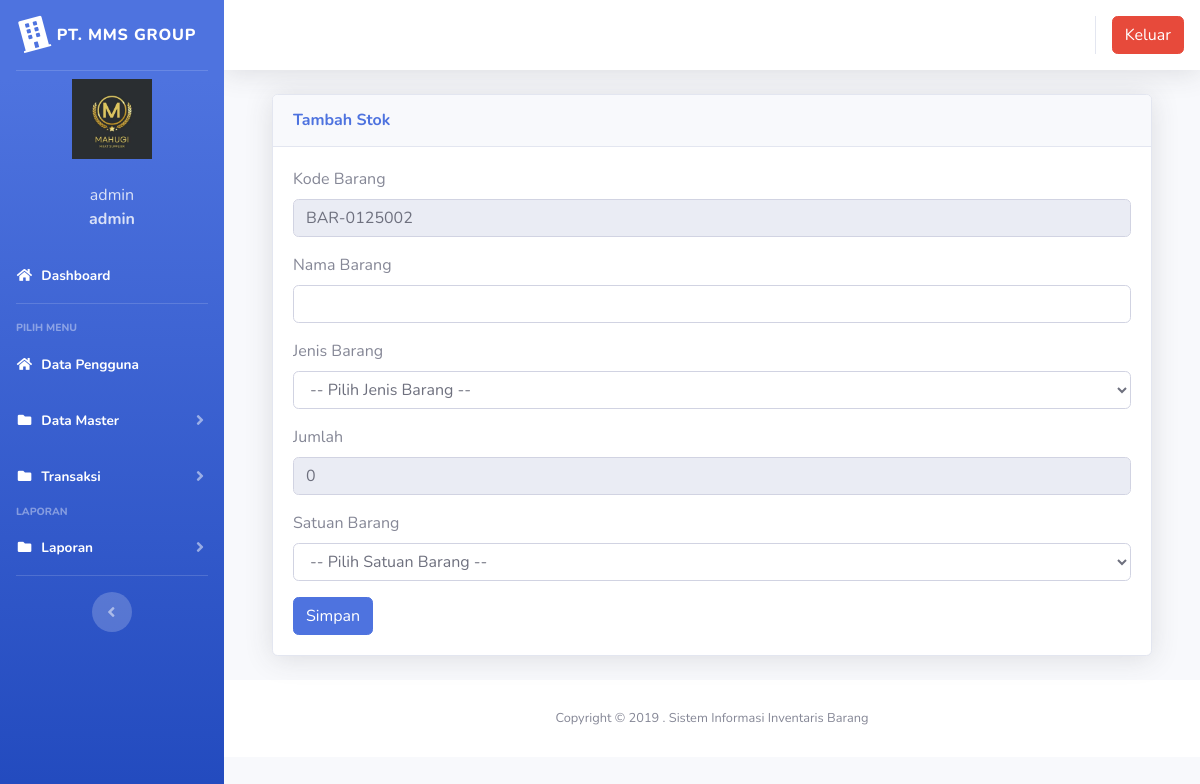
Page /index.php?page=gudang&aksi=tambahgudang (signed in) on the earlier database version.
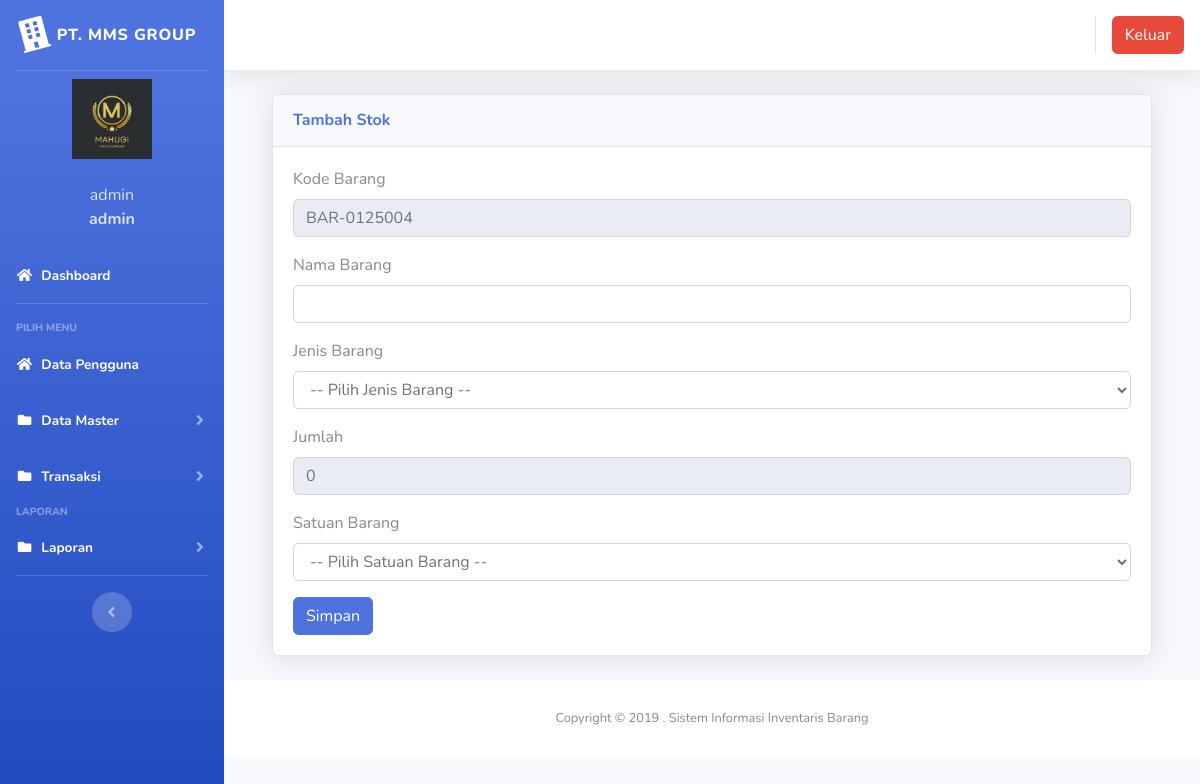
Same page on the later database version.
### tables this page shows
CREATE TABLE `gudang` (
  `id` int(11) NOT NULL,
  `kode_barang` varchar(100) NOT NULL,
  `nama_barang` varchar(100) NOT NULL,
  `jenis_barang` varchar(100) NOT NULL,
  `jumlah` double NOT NULL,
  `satuan` varchar(100) NOT NULL
);

### page/gudang/tambahgudang.php (the view, shortened to what this page needs)
<?php
$koneksi = new mysqli("localhost", "root", "", "inventori");
$no = mysqli_query($koneksi, "select kode_barang from gudang order by kode_barang desc");
$kdbarang = mysqli_fetch_array($no);
$kode = $kdbarang['kode_barang'];
$urut = substr($kode, 8, 3);
$tambah = (int) $urut + 1;
$bulan = date("m");
$tahun = date("y");
if (strlen($tambah) == 1) {
	$format = "BAR-" . $bulan . $tahun . "00" . $tambah;
} else if (strlen($tambah) == 2) {
	$format = "BAR-" . $bulan . $tahun . "0" . $tambah;
} else {
	$format = "BAR-" . $bulan . $tahun . $tambah;
}
$jumlah = 0;
?>
<div class="container-fluid">
	<div class="card shadow mb-4">
		<div class="card-header py-3">
			<h6 class="m-0 font-weight-bold text-primary">Tambah Stok</h6>
		</div>
		<div class="card-body">
			<div class="table-responsive">
				<div class="body">
					<form method="POST" enctype="multipart/form-data">
						<label for="">Kode Barang</label>
						<div class="form-group">
							<div class="form-line">
								<input type="text" name="kode_barang" class="form-control" id="kode_barang" value="<?php echo $format; ?>" readonly />
							</div>
						</div>
						<label for="">Nama Barang</label>
						<div class="form-group">
							<div class="form-line">
								<input type="text" name="nama_barang" class="form-control" />
							</div>
						</div>
						<label for="">Jenis Barang</label>
						<div class="form-group">
							<div class="form-line">
								<select name="jenis_barang" class="form-control" />
								<option value="">-- Pilih Jenis Barang --</option>
							</div>
						</div>
						<label for="">Jumlah</label>
						<div class="form-group">
							<div class="form-line">
								<input type="text" name="jumlah" class="form-control" id="jumlah" value="<?php echo $jumlah; ?>" readonly />
							</div>
						</div>
						<label for="">Satuan Barang</label>
						<div class="form-group">
							<div class="form-line">
								<select name="satuan" class="form-control" />
								<option value="">-- Pilih Satuan Barang --</option>
							</div>
						</div>
						<input type="submit" name="simpan" value="Simpan" class="btn btn-primary">
					</form>

Differences in the rows shown:
removed gudang: kode_barang "BAR-0125002"
added gudang: kode_barang "BAR-0125004"
